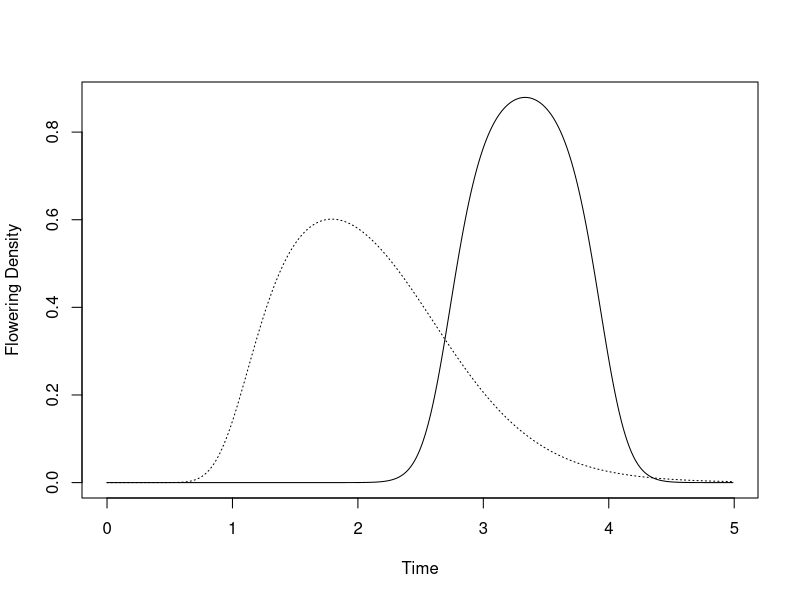
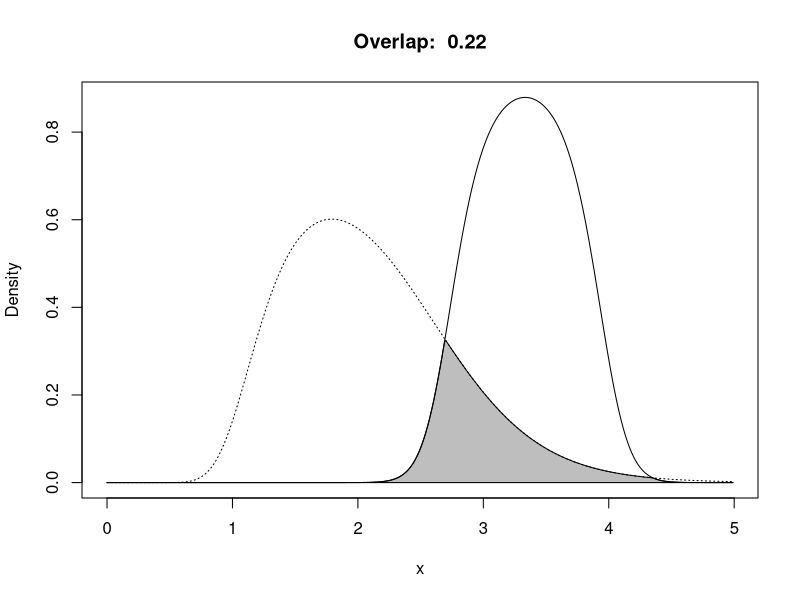

These charts were generated, in order, by the following R code:
## ---- chunk 1
f1 <- function(x,a1,b1,c1) { exp(a1 + b1 * x + c1 * x^2)/
                            (1 + exp(a1 + b1 * x + c1 * x^2)) 
}
f2 <- function(x,a2,b2,c2) { exp(a2 + b2 * log(x) + c2 * log(x)^2)/
                            (1 + exp(a2 + b2 * log(x) + c2 * log(x)^2)) 
}
## ---- chunk 2
f1_dens <- function(x,a1,b1,c1) { 
  y <- f1(x,a1,b1,c1)
  yi <- integrate(f1, -Inf, +Inf, a1=a1, b1=b1, c1=c1)
  return(y/yi[[1]])
}

f2_dens <- function(x,a2,b2,c2) { 
  y <- f2(x,a2,b2,c2)
  yi <- integrate(f2, 1e-10, +Inf, a2=a2, b2=b2, c2=c2)
  return(y/yi[[1]])
}
## ---- chunk 3
min_f1f2_dens <- function(x, a1, b1, c1, a2, b2, c2) {
  f1 <- f1_dens(x,a1,b1,c1) 
  f2 <- f2_dens(x,a2,b2,c2)
  pmin(f1, f2)
}
## ---- chunk 4
a1 <- -65
b1 <- 40
c1 <- -6

a2 <- -2
b2 <- 7
c2 <- -6
xs <- seq(0.0001,5,by=0.01)
## ---- chunk 5
y1s <- f1(xs,a1,b1,c1)
y2s <- f2(xs,a2,b2,c2)
y1d <- f1_dens(xs,a1,b1,c1)
y2d <- f2_dens(xs,a2,b2,c2)

yid <- min_f1f2_dens(xs, a1, b1, c1, a2, b2, c2)
xpd <- c(xs, xs[1])
ypd <- c(yid, yid[1])
## ---- chunk 6
par(mfrow=c(1,1))
plot(xs, y1s, type="n", ylim=c(0, max(y1d,y2d)),xlab="Time", ylab="Flowering Density")
lines(xs, y1d, lty="solid")
lines(xs, y2d, lty="dotted")
## ---- chunk 7
over_dens <- integrate(min_f1f2_dens, 0, Inf, a1=a1, b1=b1, c1=c1, a2=a2, b2=b2, c2=c2)
## ---- chunk 8
par(mfrow=c(1,1))
plot(xs, y1s, type="n", ylim=c(0, max(y1d,y2d)),xlab="x", ylab="Density")
polygon(xpd, ypd, col="gray")
lines(xs, y1d, lty="solid")
lines(xs, y2d, lty="dotted")
title(main=paste("Overlap: ",round(over_dens[[1]],2)))
